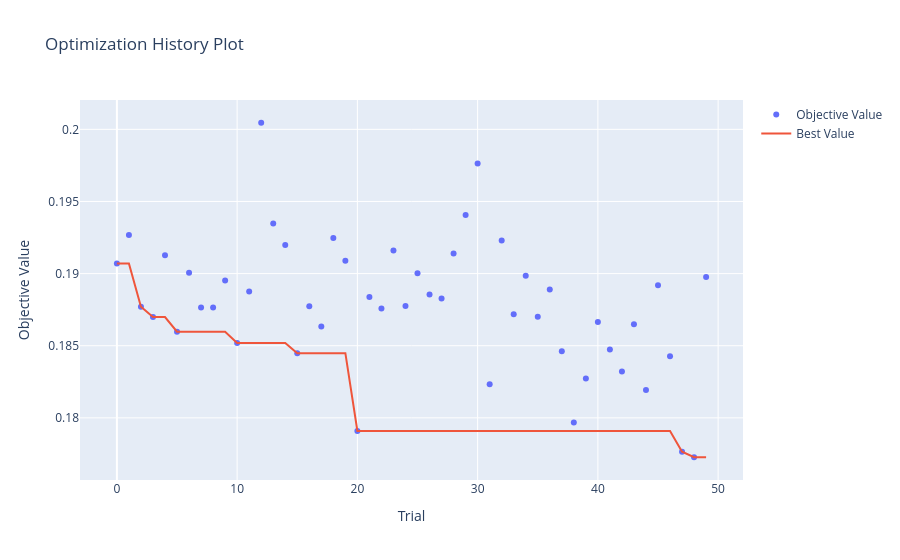
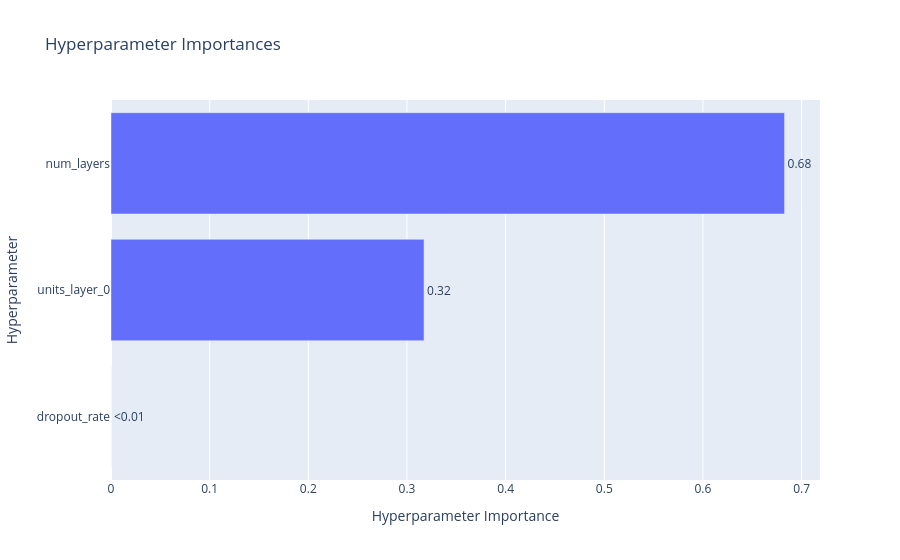

These figures' notebook cell, in order:
### Markdown cell above
### 2.2. Entraînement

### Code cell
n_trials = 50

study = optuna.create_study(direction='minimize')
study.optimize(objective, n_trials=n_trials)

print('Meilleurs hyperparamètres       :', study.best_params)
print('Meilleure entropie (validation) :', study.best_value)

plot_optimization_history(study).show()
plot_param_importances(study).show()

# Pour la sauvegarde et le chargement de l'étude
# import joblib
# joblib.dump(study, 'optuna_study.pkl') # Sauvegarde
# study = joblib.load('optuna_study.pkl') # Chargement

### Figure 1 — Plotly figure (JSON) as saved in the notebook; plotly's stock layout.template omitted (floating-point values rounded to 4 significant figures)
{"data": [{"mode": "markers", "name": "Objective Value", "type": "scatter", "x": [0, 1, 2, 3, 4, 5, 6, 7, 8, 9, 10, 11, 12, 13, 14, 15, 16, 17, 18, 19, 20, 21, 22, 23, 24, 25, 26, 27, 28, 29, 30, 31, 32, 33, 34, 35, 36, 37, 38, 39, 40, 41, 42, 43, 44, 45, 46, 47, 48, 49], "y": [0.1907, 0.1927, 0.1877, 0.187, 0.1913, 0.186, 0.1901, 0.1877, 0.1876, 0.1895, 0.1852, 0.1888, 0.2005, 0.1935, 0.192, 0.1845, 0.1877, 0.1863, 0.1925, 0.1909, 0.1791, 0.1884, 0.1876, 0.1916, 0.1877, 0.19, 0.1886, 0.1883, 0.1914, 0.1941, 0.1976, 0.1823, 0.1923, 0.1872, 0.1899, 0.187, 0.1889, 0.1846, 0.1797, 0.1827, 0.1866, 0.1847, 0.1832, 0.1865, 0.1819, 0.1892, 0.1843, 0.1777, 0.1773, 0.1898]}, {"mode": "lines", "name": "Best Value", "type": "scatter", "x": [0, 1, 2, 3, 4, 5, 6, 7, 8, 9, 10, 11, 12, 13, 14, 15, 16, 17, 18, 19, 20, 21, 22, 23, 24, 25, 26, 27, 28, 29, 30, 31, 32, 33, 34, 35, 36, 37, 38, 39, 40, 41, 42, 43, 44, 45, 46, 47, 48, 49], "y": [0.1907, 0.1907, 0.1877, 0.187, 0.187, 0.186, 0.186, 0.186, 0.186, 0.186, 0.1852, 0.1852, 0.1852, 0.1852, 0.1852, 0.1845, 0.1845, 0.1845, 0.1845, 0.1845, 0.1791, 0.1791, 0.1791, 0.1791, 0.1791, 0.1791, 0.1791, 0.1791, 0.1791, 0.1791, 0.1791, 0.1791, 0.1791, 0.1791, 0.1791, 0.1791, 0.1791, 0.1791, 0.1791, 0.1791, 0.1791, 0.1791, 0.1791, 0.1791, 0.1791, 0.1791, 0.1791, 0.1777, 0.1773, 0.1773]}, {"marker": {"color": "#cccccc"}, "mode": "markers", "name": "Infeasible Trial", "showlegend": false, "type": "scatter", "x": [], "y": []}], "layout": {"title": {"text": "Optimization History Plot"}, "xaxis": {"title": {"text": "Trial"}}, "yaxis": {"title": {"text": "Objective Value"}}}}

### Figure 2 — Plotly figure (JSON) as saved in the notebook; plotly's stock layout.template omitted (floating-point values rounded to 4 significant figures)
{"data": [{"cliponaxis": false, "hovertemplate": ["dropout_rate (FloatDistribution): 0.0<extra></extra>", "units_layer_0 (IntDistribution): 0.3172928260685011<extra></extra>", "num_layers (IntDistribution): 0.6827071739314988<extra></extra>"], "name": "Objective Value", "orientation": "h", "text": ["<0.01", "0.32", "0.68"], "textposition": "outside", "type": "bar", "x": [0, 0.3173, 0.6827], "y": ["dropout_rate", "units_layer_0", "num_layers"]}], "layout": {"title": {"text": "Hyperparameter Importances"}, "xaxis": {"title": {"text": "Hyperparameter Importance"}}, "yaxis": {"title": {"text": "Hyperparameter"}}}}
